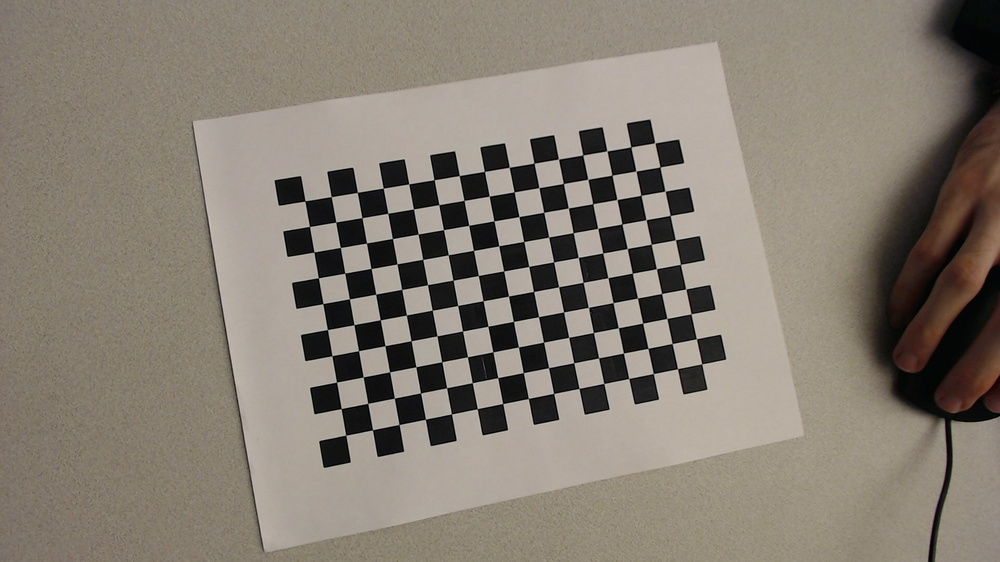
#> input picture src/ball_sense/ball_sense/cheese/2025-12-18-214320.jpg, 1000 x 562 px, shrunk from 1920 x 1080 before the run; its folder holds only this picture in this run
$ python manual_calib.py
#> lines starting #> are read from the running program, lines starting #| are printed output that depends on the picture; after the words box and inside, x2 and y2 are one past the last pixel; in counts of white or black regions, pixels touching at a corner belong together; long printed decimals are rounded
# --- CONFIGURATION ---
import numpy as np
import cv2
import glob
import json
from pathlib import Path

# --- CONFIGURATION ---
CHECKERBOARD = (15, 10)
SQUARE_SIZE = 12.7  # mm
IMAGE_FOLDER = Path('/home/cc/ee106a/fa25/class/ee106a-aal/ros_workspaces/EECS-C106A-Final-Project/src/ball_sense/ball_sense/cheese')

# Termination criteria for sub-pixel accuracy
criteria = (cv2.TERM_CRITERIA_EPS + cv2.TERM_CRITERIA_MAX_ITER, 30, 0.001)

# Prepare object points
objp = np.zeros((CHECKERBOARD[0] * CHECKERBOARD[1], 3), np.float32)
objp[:, :2] = np.mgrid[0:CHECKERBOARD[0], 0:CHECKERBOARD[1]].T.reshape(-1, 2) * SQUARE_SIZE

objpoints = []
imgpoints = []

# Get list of images
images = list(IMAGE_FOLDER.glob("*.jpg"))
print(images)
if not images:
    print(f"No images found in {IMAGE_FOLDER}. Check the path and file extension.")
    exit()

print(f"Found {len(images)} images. Processing...")

for fname in images:
    img = cv2.imread(str(fname))
#> img is the input picture: shape (562, 1000, 3); mean B, G, R 114.2, 125.3, 133.7
    gray = cv2.cvtColor(img, cv2.COLOR_BGR2GRAY)
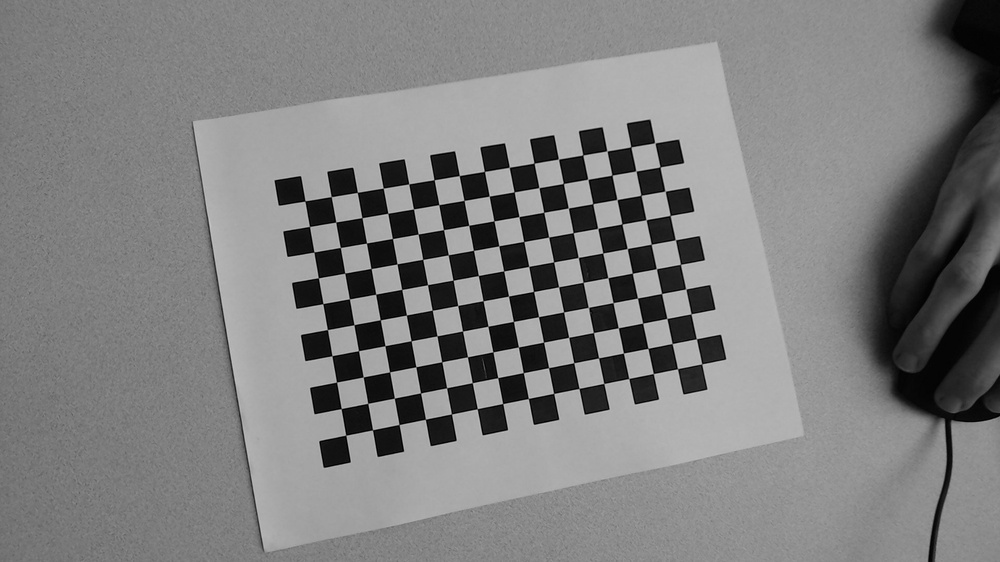
#> gray: shape (562, 1000); min 0, max 200, mean 126.6

    # Find the chess board corners
    ret, corners = cv2.findChessboardCorners(gray, CHECKERBOARD, None)
#> ret = True; corners = 150 rows, first 8: [304.9, 201], [331.2, 196.6], [357.3, 192.4], [383.2, 188.2], [408.7, 183.8], [434, 179.7], [459.3, 175.6], [484.4, 171.4]

    if ret:
        objpoints.append(objp)
        # Refine corners
        corners2 = cv2.cornerSubPix(gray, corners, (11, 11), (-1, -1), criteria)
#> corners2 = 150 rows, first 8: [305, 201], [331.2, 196.6], [357.4, 192.4], [383.2, 188.2], [408.7, 183.9], [434.1, 179.7], [459.3, 175.6], [484.4, 171.4]
        imgpoints.append(corners2)

        # Optional: Draw and display for verification
        cv2.drawChessboardCorners(img, CHECKERBOARD, corners2, ret)
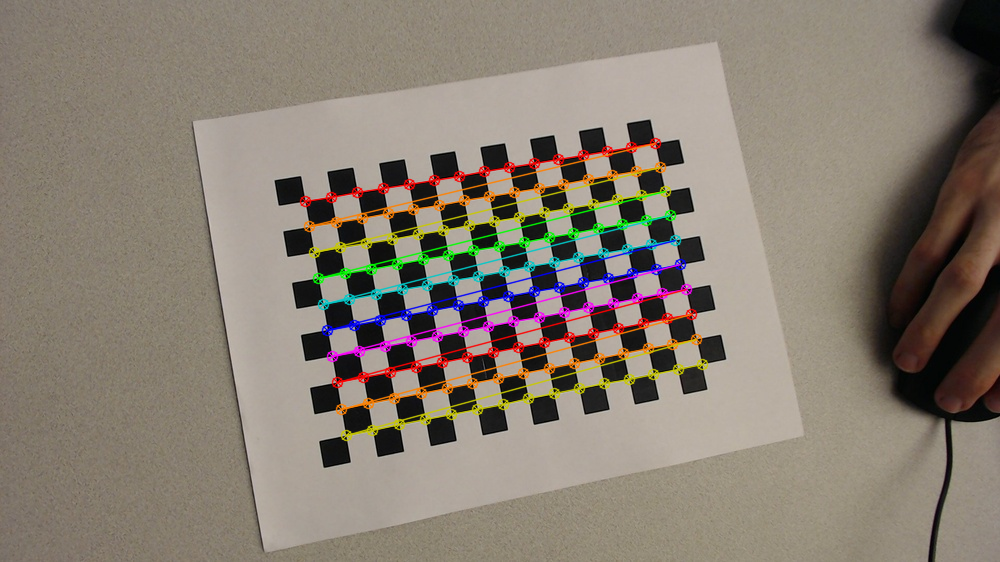
#> img: shape (562, 1000, 3); 5.42% of pixels changed, all inside (x1, y1, x2, y2) = (299, 137, 709, 442)
        cv2.imshow('Processing Image', img)
        cv2.waitKey(100) # Quick preview
    else:
        print(f"Corners not found in image: {fname}")

cv2.destroyAllWindows()

# --- CALIBRATION ---
if len(imgpoints) > 0:
    print("\nCalculating calibration...")
    # Use the shape of the last processed gray image
    h, w = gray.shape[:2]
    ret, mtx, dist, rvecs, tvecs = cv2.calibrateCamera(objpoints, imgpoints, (w, h), None, None)
#> ret = 0.0999; mtx = [[535.7, 0, 453.3], [0, 532.5, 283.1], [0, 0, 1]]; dist = [[0.0545, -0.317, -0.000274, -0.000255, 0.654]]; rvecs = ([-0.0637, -0.0727, -0.183],); tvecs = ([-71.72, -39.96, 260],)

    new_K, roi = cv2.getOptimalNewCameraMatrix(
        mtx, dist, (w, h), alpha=0
    )
#> new_K = [[844, 0, 563.3], [0, 1044, 280.9], [0, 0, 1]]; roi = (0, 0, 999, 561)

    # Rectification matrix (identity for monocular camera)
    R = np.eye(3, dtype=np.float64)

    # Projection matrix P = [K' | 0]
    P = np.zeros((3, 4), dtype=np.float64)
    P[:3, :3] = new_K

    # --- REPROJECTION ERROR ---
    total_error = 0
    for i in range(len(objpoints)):
        imgpoints2, _ = cv2.projectPoints(objpoints[i], rvecs[i], tvecs[i], mtx, dist)
        error = cv2.norm(imgpoints[i], imgpoints2, cv2.NORM_L2) / len(imgpoints2)
        total_error += error
#> this loop made 1 pass
#> (error, total_error) on pass 1: (0.00816, 0.00816)
#> after the loop, total_error = 0.00816

    mean_error = total_error / len(objpoints)
#> mean_error = 0.00816

    print("\n--- RESULTS ---")
    print(f"Reprojection Error: {mean_error:.4f} pixels")
#| Reprojection Error: 0.0082 pixels
    print("Camera Matrix (K):")
    print(mtx)
#| [[535.672   0.         453.266]
#|  [  0.         532.517 283.081]
#|  [  0.           0.           1.        ]]
    print("\nDistortion Coefficients (D):")
    print(dist)
#| [[ 5.45373133e-02 -3.17195311e-01 -2.74416938e-04 -2.55001627e-04
#|    6.53729760e-01]]

    # Save to JSON
    output_data = {
        "resolution": [w, h],
        "camera_matrix": mtx.tolist(),
        "dist_coeff": dist.tolist(),
        "rectification_matrix": R.tolist(),
        "projection_matrix": P.tolist(),
        "reprojection_error": mean_error
    }
    with open("c922_offline_params.json", "w") as f:
        json.dump(output_data, f, indent=4)
    print("\nResults saved to c922_offline_params.json")
else:
    print("Could not find corners in any images. Check your CHECKERBOARD dimensions.")
    json.dump(results, f, indent=4)

$ run again, on src/ball_sense/ball_sense/cheese/2025-12-18-214340.jpg
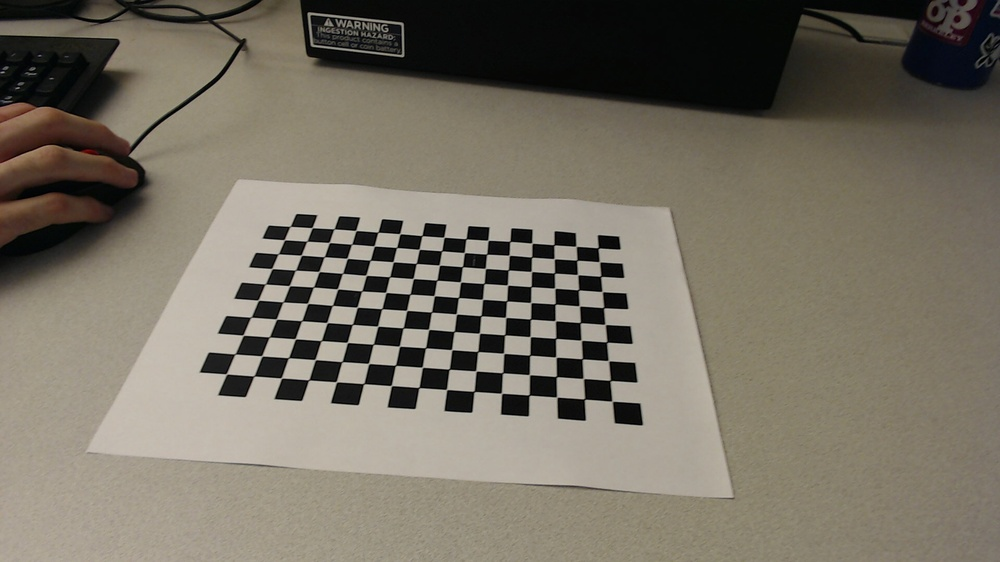
#> input picture src/ball_sense/ball_sense/cheese/2025-12-18-214340.jpg, 1000 x 562 px, shrunk from 1920 x 1080 before the run
#> img is the input picture: shape (562, 1000, 3); mean B, G, R 99.7, 112.5, 118.7
#> `gray = cv2.cvtColor(img, cv2.COLOR_BGR2GRAY)`:
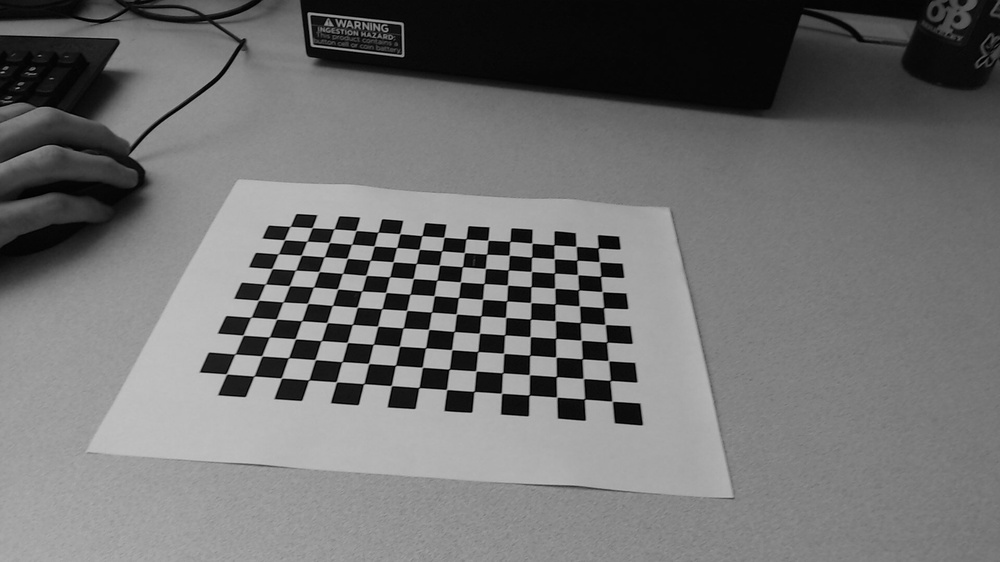
#> gray: shape (562, 1000); min 0, max 200, mean 112.8
#> `ret, corners = cv2.findChessboardCorners(gray, CHECKERBOARD, None)`: ret = True; corners = 150 rows, first 8: [612, 401.2], [584.5, 399], [556.8, 397.1], [529.2, 395], [501.6, 393.3], [474, 391.4], [446.5, 389.5], [419, 387.5]
#> corners2 = 150 rows, first 8: [612.1, 401.3], [584.5, 399.1], [556.7, 397.1], [529.1, 395.1], [501.5, 393.3], [474, 391.4], [446.6, 389.5], [418.9, 387.5]
#> `cv2.drawChessboardCorners(img, CHECKERBOARD, corners2, ret)`:
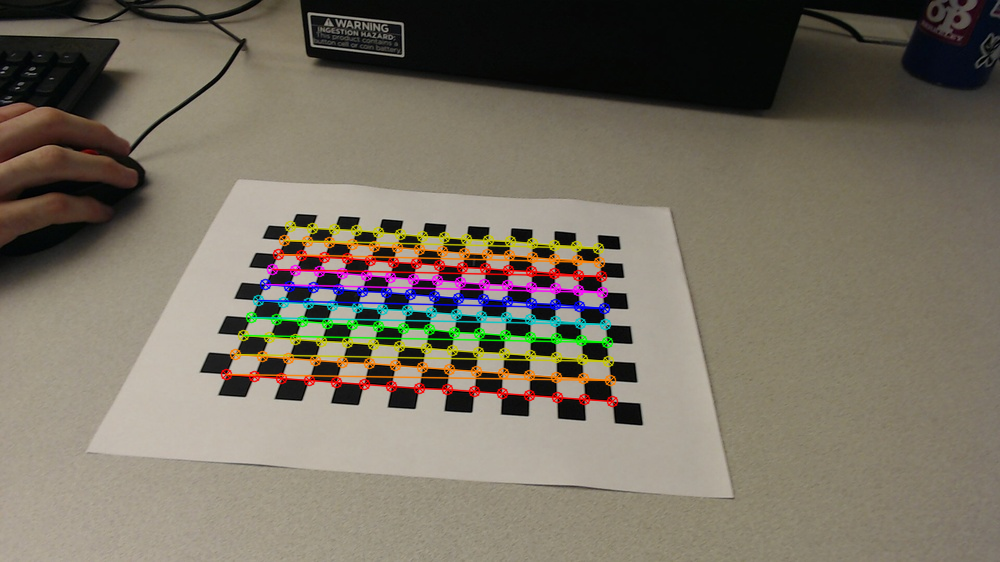
#> img: shape (562, 1000, 3); 5.16% of pixels changed, all inside (x1, y1, x2, y2) = (220, 220, 619, 408)
#> `ret, mtx, dist, rvecs, tvecs = cv2.calibrateCamera(objpoints, imgpoint..`: ret = 0.148; mtx = [[763.7, 0, 512], [0, 826, 312.4], [0, 0, 1]]; dist = [[0.152, -1.71, -0.00104, 0.0092, 6.52]]; rvecs = ([0.0589, -1.33, -2.79],); tvecs = ([45.88, 37.66, 352.1],)
#> new_K = [[1276.4, 0, 480.9], [0, 1375.9, 289.7], [0, 0, 1]]; roi = (0, 0, 999, 561)
#> the loop `for i in range(len(objpoints)):` made 1 pass
#> (error, total_error) on pass 1: (0.012, 0.012)
#> after the loop `for i in range(len(objpoints)):`: total_error = 0.012
#| Reprojection Error: 0.0120 pixels
#| [[763.730   0.         511.966]
#|  [  0.         825.963 312.413 ]
#|  [  0.           0.           1.        ]]
#| [[ 1.51522567e-01 -1.70671400e+00 -1.04310003e-03  9.19950401e-03
#|    6.51698629e+00]]

$ run again, on src/ball_sense/ball_sense/cheese/2025-12-18-214350.jpg
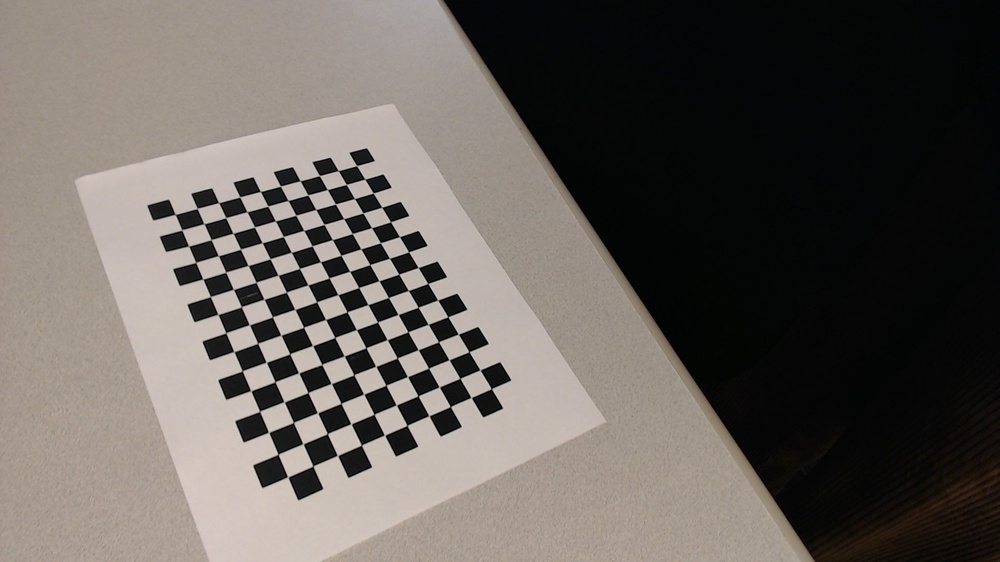
#> input picture src/ball_sense/ball_sense/cheese/2025-12-18-214350.jpg, 1000 x 562 px, shrunk from 1920 x 1080 before the run
#> img is the input picture: shape (562, 1000, 3); mean B, G, R 90.5, 95.6, 101.4
#> `ret, corners = cv2.findChessboardCorners(gray, CHECKERBOARD, None)`: ret = True; corners = 150 rows, first 8: [356.6, 165.6], [364.8, 179.2], [373.2, 192.9], [381.7, 207.2], [390.5, 221.7], [399.5, 236.6], [408.6, 251.8], [418.1, 267.5]
#> corners2 = 150 rows, first 8: [356.6, 165.7], [364.8, 179.2], [373.3, 193.1], [381.8, 207.3], [390.5, 221.7], [399.5, 236.6], [408.6, 251.8], [418.2, 267.5]
#> `cv2.drawChessboardCorners(img, CHECKERBOARD, corners2, ret)`:
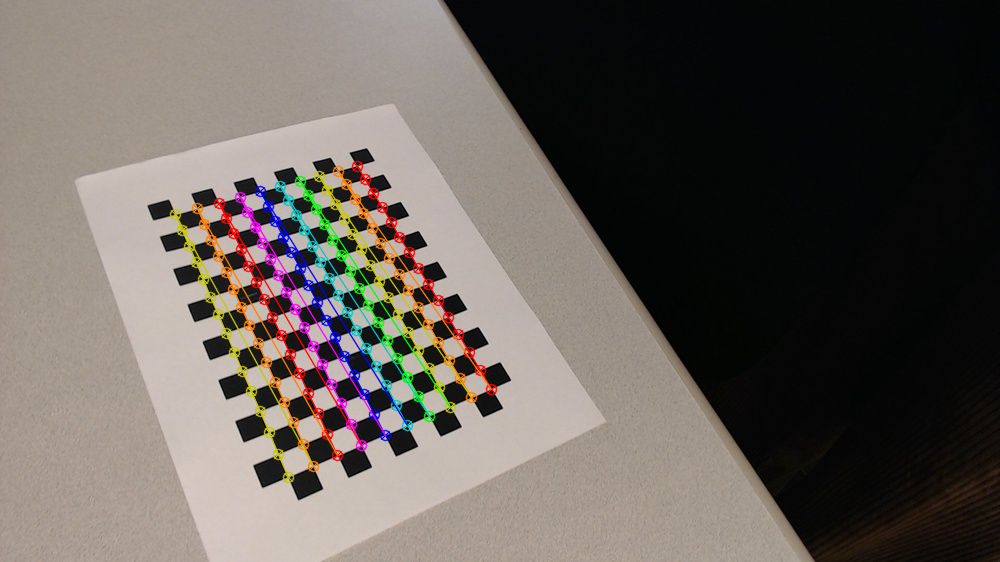
#> img: shape (562, 1000, 3); 4.45% of pixels changed, all inside (x1, y1, x2, y2) = (169, 160, 498, 484)
#> `ret, mtx, dist, rvecs, tvecs = cv2.calibrateCamera(objpoints, imgpoint..`: ret = 0.107; mtx = [[738.9, 0, 493.7], [0, 762.4, 323.7], [0, 0, 1]]; dist = [[0.0193, 0.0423, -0.00305, 0.000436, -0.415]]; rvecs = ([-0.645, 0.188, 1.06],); tvecs = ([-88.78, -99.13, 480],)
#> new_K = [[729.2, 0, 500.2], [0, 764.9, 322.8], [0, 0, 1]]; roi = (0, 0, 999, 561)
#> the loop `for i in range(len(objpoints)):` made 1 pass
#> (error, total_error) on pass 1: (0.00872, 0.00872)
#> after the loop `for i in range(len(objpoints)):`: total_error = 0.00872
#| Reprojection Error: 0.0087 pixels
#| [[738.885   0.         493.654]
#|  [  0.         762.382 323.749]
#|  [  0.           0.           1.        ]]
#| [[ 0.01935  0.04235 -0.003049  0.0004363  -0.4154  ]]

$ run again, on src/ball_sense/ball_sense/cheese/2025-12-18-214409.jpg
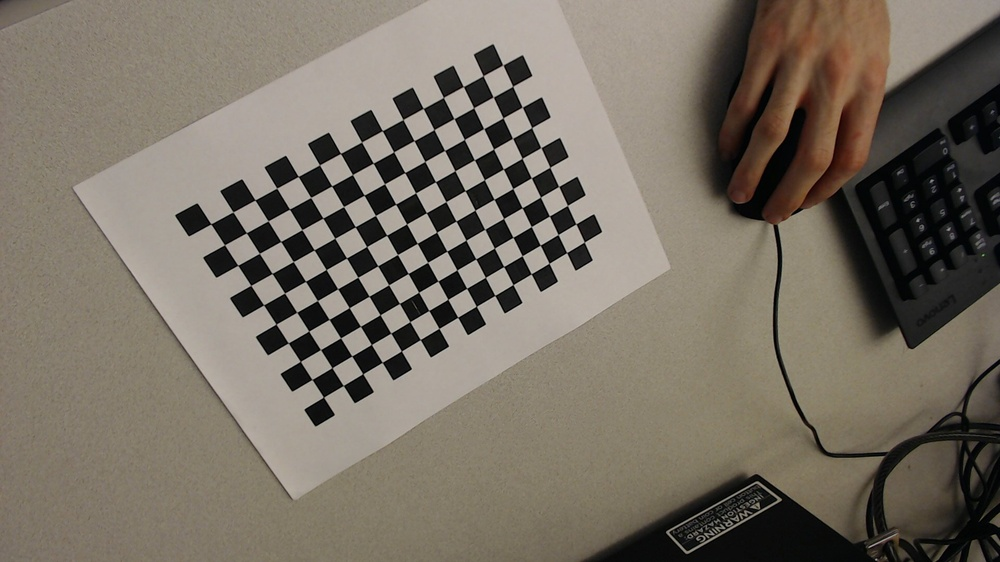
#> input picture src/ball_sense/ball_sense/cheese/2025-12-18-214409.jpg, 1000 x 562 px, shrunk from 1920 x 1080 before the run
#> img is the input picture: shape (562, 1000, 3); mean B, G, R 99.3, 111, 119.1
#> `gray = cv2.cvtColor(img, cv2.COLOR_BGR2GRAY)`:
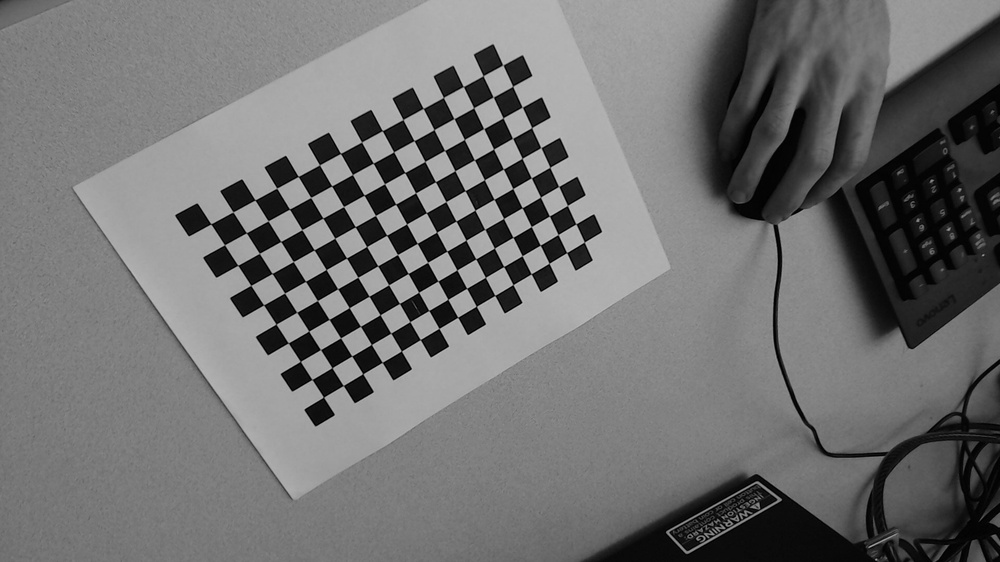
#> gray: shape (562, 1000); min 0, max 193, mean 112.1
#> `ret, corners = cv2.findChessboardCorners(gray, CHECKERBOARD, None)`: ret = True; corners = 150 rows, first 8: [210.8, 223.8], [233, 212], [255, 200], [276.7, 188.2], [298.3, 176.4], [319.5, 164.8], [340.5, 153.4], [361.6, 142.1]
#> corners2 = 150 rows, first 8: [210.8, 223.9], [233, 211.9], [255, 200], [276.7, 188.2], [298.3, 176.5], [319.5, 164.9], [340.5, 153.4], [361.5, 142]
#> `cv2.drawChessboardCorners(img, CHECKERBOARD, corners2, ret)`:
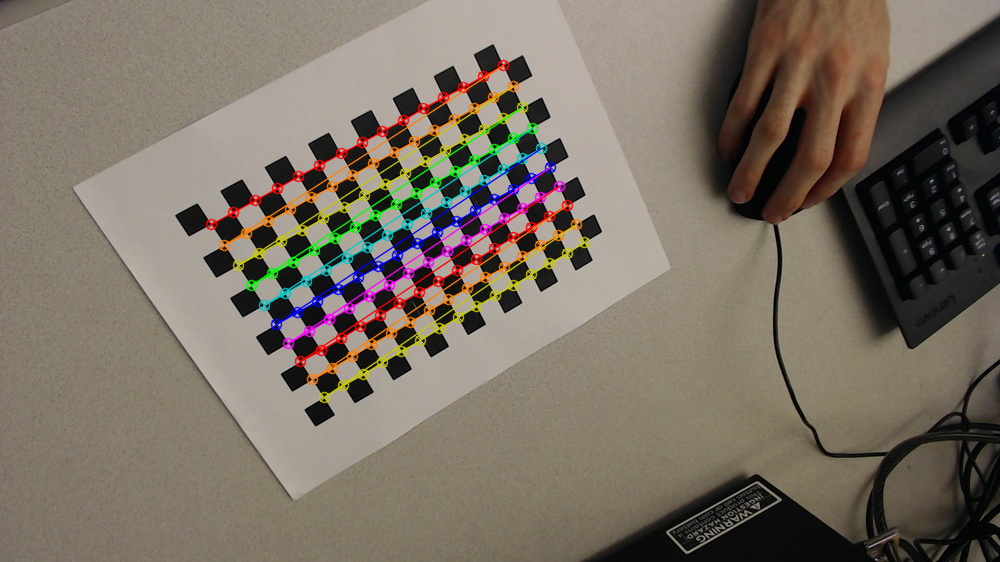
#> img: shape (562, 1000, 3); 4.69% of pixels changed, all inside (x1, y1, x2, y2) = (205, 59, 591, 404)
#> `ret, mtx, dist, rvecs, tvecs = cv2.calibrateCamera(objpoints, imgpoint..`: ret = 0.0939; mtx = [[670.1, 0, 461.3], [0, 671.7, 264.9], [0, 0, 1]]; dist = [[-0.0473, 0.888, 0.00128, -0.00252, -3.86]]; rvecs = ([0.267, -0.197, -0.504],); tvecs = ([-129.6, -21.22, 347.7],)
#> new_K = [[670.1, 0, 461.3], [0, 671.7, 264.9], [0, 0, 1]]; roi = (0, 0, 999, 561)
#> the loop `for i in range(len(objpoints)):` made 1 pass
#> (error, total_error) on pass 1: (0.00766, 0.00766)
#> after the loop `for i in range(len(objpoints)):`: total_error = 0.00766
#| Reprojection Error: 0.0077 pixels
#| [[670.141   0.         461.333]
#|  [  0.         671.695 264.865]
#|  [  0.           0.           1.        ]]
#| [[-4.72877278e-02  8.88427037e-01  1.28027894e-03 -2.52013000e-03
#|   -3.85963823e+00]]
